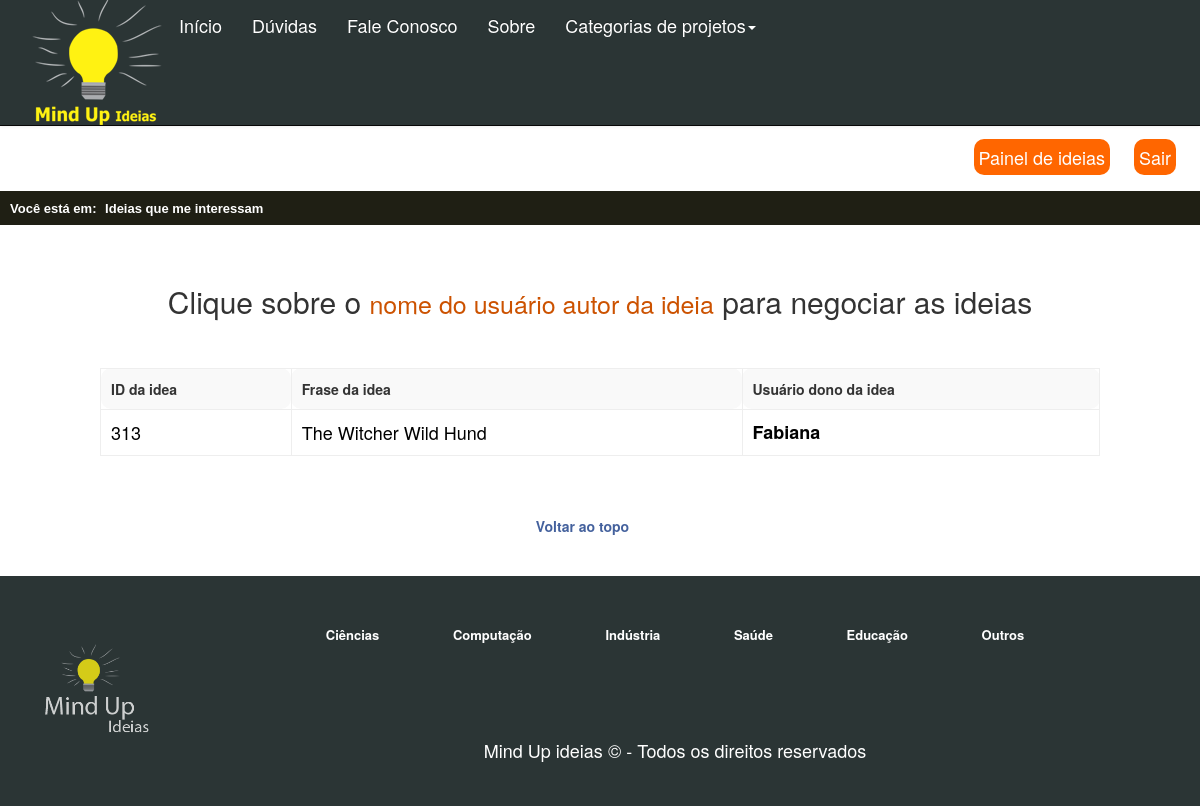
/view/MostrarIdeiasQueMeInteressam.php (signed in), run on the app's committed database.
### tables this page shows
CREATE TABLE IF NOT EXISTS `usuariosinteressados` (
  `id` int(11) NOT NULL AUTO_INCREMENT,
  `idideia` int(11) NOT NULL,
  `ideia` longtext NOT NULL,
  `fraseideia` varchar(50000) NOT NULL,
  `idusuariointeressado` int(11) NOT NULL,
  `nomeusuariointeressado` varchar(2000) NOT NULL,
  `idusuarioautordaideia` int(11) NOT NULL,
  `nomeusuarioautordaideia` varchar(2000) NOT NULL,
  PRIMARY KEY (`id`)
);

### view/MostrarIdeiasQueMeInteressam.php (the view, shortened to what this page needs)
<?php include('../includes/header.php') ?>
<?php include('../includes/topo.php') ?>
<?php include('../controles/abriusessao.php') ?>
<div id="localizaoSite">
	<div id="localizaoReduzido">
	    <span class="fontDouradaTahoma">Você está em:</span><span class=""> &nbsp;Ideias que me interessam</span>
	</div>
</div>
<br><br>
<h2>Clique sobre o <span class='fraseDaIdeiaSpan'>nome do usuário autor da ideia</span> para negociar as ideias</h2><br><br>
<?php
    if((!isset ($_SESSION['email']) == true) and (!isset ($_SESSION['senha']) == true)) {
        unset($_SESSION['email']);
        unset($_SESSION['senha']);
        echo '<meta http-equiv="refresh" content="0;URL=../view/login.php" />';
    } else{
    	$conexao = Conexao::getInstance();
    	$email = $_SESSION['email'];
    	$resultado = $conexao->query("select id,nome from usuario where email = '$email'");
    	$a = $resultado->fetch();
    	$nome = $a[1];
		$resultado = $conexao->query("select * from usuariosinteressados where `nomeusuariointeressado`='$nome'");
		echo"
			<div class='corpoTelas'>
			<table border='1' class='table-striped'>
			<th>ID da idea</th>
			<th>Frase da idea</th>
			<th>Usuário dono da idea</th>
		";
		while($a = $resultado->fetch()){
			echo "<tr><td>" . $a[1] . "</td>";
			echo "<td>" . $a[3] . "</td>";
			echo "<td><a class='negociacao_ideias' href='negociacao_ideias_respostas.php?id_ideia=$a[1]&usuario_autor=$a[7]'>" . $a[7] . "</a></td>";
		}
    }
?>
</table><br><br>
<a href='#topo' class='topo'></div>Voltar ao topo</a><br><br><br>
<?php include('../includes/rodape.php') ?>

### css/site.css (style rules this page uses)
.negociacao_ideias { font-weight: bold; color:#000; }
.fraseDaIdeiaSpan { font-size: 25px; color:#CC5200; }
.fontDouradaTahoma { color: #FFF!important; margin-right:5px; }
* { margin: 0 auto; padding: 0px; }
body { text-align:center; background-color:#EFEFE7; overflow-x:hidden; }
#localizaoSite { width: 100%; min-width: 100%; height: 34px; background-color:#1F1F14; }
#localizaoReduzido { width:100%; height:100%; margin-left:10px; }
#localizaoReduzido span { font-family: Tahoma, Geneva, sans-serif; font-weight: bold; font-size: 13px; display: inline-block; position: relative; color: #fff; float: left; margin-top: 9px; }
table tr td { padding-top:5px; padding-bottom:5px; border-radius: 10px; padding: 10px; text-align: justify; }
table th { padding: 10px; text-align:justify; border-radius: 10px; }
table { text-align:center; width:1000px; border:0; }
.topo { color:#44619d; font-weight:bold; padding-right:35px; }
td { font-size: 18px; color: #000; text-align: left; }

### data on the page
usuariosinteressados: idideia "313", fraseideia "The Witcher Wild Hund", nomeusuarioautordaideia "Fabiana"
